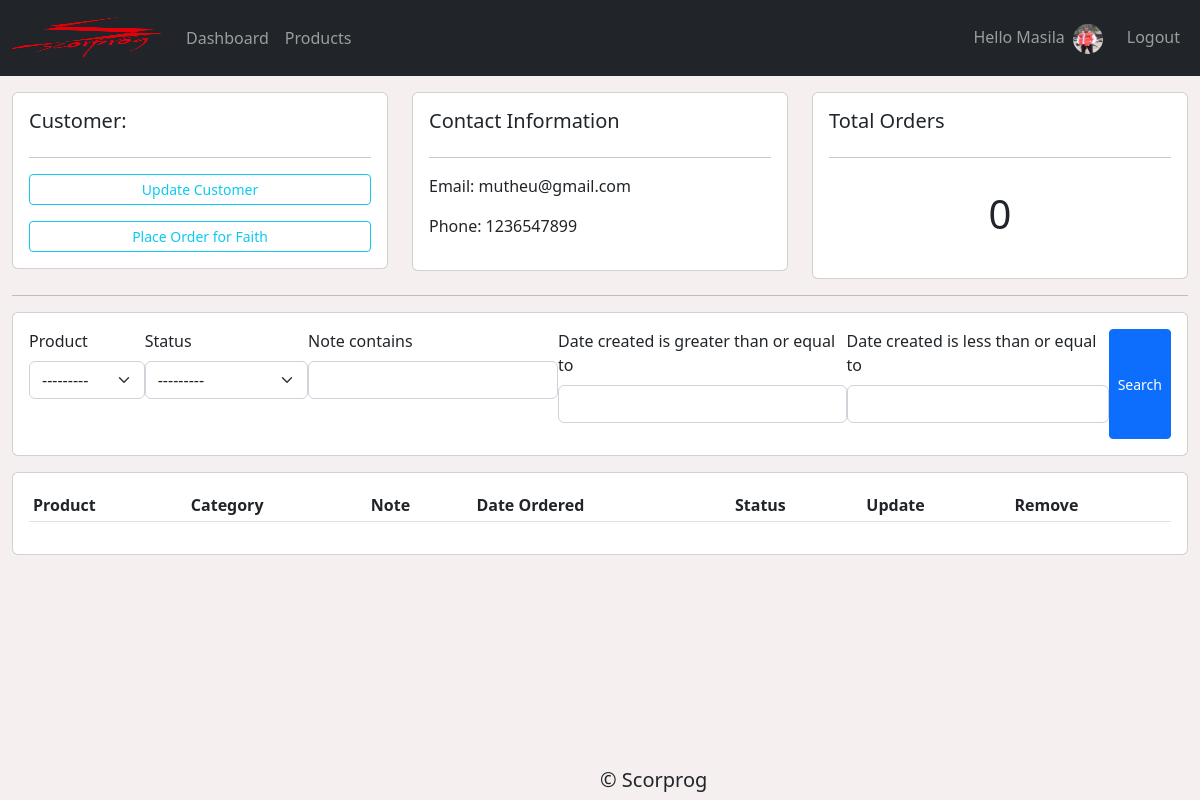
The page /customer/7/ (signed in) on the database its author committed.
### accounts/models.py (models this page shows, shortened)
class Customer(models.Model):
    user = models.OneToOneField(User, null=True, on_delete=models.CASCADE)
    first_name = models.CharField(max_length=100, null=True)
    last_name = models.CharField(max_length=100, null=True)
    email = models.EmailField(max_length=100, null=True)
    profile_pic = models.ImageField(null=True, blank=True, default="Blank.png")
    phone = models.CharField(null=True, unique=True, max_length=50)
    date_created = models.DateTimeField(auto_now_add=True)

### accounts/decorators.py (the view)
        def wrapper(request, *args, **kwargs):
            group = None
            if request.user.groups.exists():
                group = request.user.groups.all()[0].name
            if group in allowed_groups:
                return view_func(request, *args, **kwargs)
            else:
                return HttpResponse("<h1>403 Forbidden</h1>")

### accounts/models.py (called while the page is built)
    def __str__(self):
        return self.product_name

### accounts/views.py (called while the page is built)
@login_required(login_url='/login')
@allowed_access(allowed_groups=['admin','employee'])
def customers(request, id):
    customer = Customer.objects.get(id=id)
    orders = customer.order_set.all()
    my_filter = OrderFilter(request.GET, queryset=orders)
    orders = my_filter.qs
    context = {
        'customer': customer,
        'orders': orders,
        'filter': my_filter
    }
    return render(request, 'accounts/customer.html', context)

### accounts/templates/accounts/customer.html (shortened to what this page needs)
{% extends 'accounts/base.html'%}
{% load crispy_forms_tags %}
{% block content %}
<div class="container-fluid mt-3">
    <div class="row mb-3">
        <div class="col-md">
            <div class="card card-body">
                <h5>Customer: </h5>
                <hr>
                <a href="" class="btn btn-outline-info btn-sm btn-block mb-3">Update Customer</a>
                <a href="{% url 'create_order' customer.id %}" class="btn btn-outline-info btn-sm btn-block">Place Order
                    for {{ customer.first_name }}</a>
            </div>
        </div>
        <div class="col-md">
            <div class="card card-body">
                <h5>Contact Information</h5>
                <hr>
                <p>Email: {{ customer.email }}</p>
                <p>Phone: {{ customer.phone }}</p>
            </div>
        </div>
        <div class="col-md">
            <div class="card card-body">
                <h5>Total Orders</h5>
                <hr>
                <h1 class="text-center p-3">{{ orders.count }}</h1>
            </div>
        </div>
    </div>
    <hr>
    <div class="row mb-3">
        <div class="col">
            <div class="card card-body">
                <form method="GET">
                    <div class="d-flex justify-content-evenly">
                        {{ filter.form | crispy }}
                        <button class="btn btn-sm btn-primary" type="submit">Search</button>
                    </div>
                </form>
            </div>
        </div>
    </div>
    <div class="row mb-3">
        <div class="col-md">
            <div class="card card-body">
                <table class="table table-sm">
                    <tr>
                        <th>Product</th>
                        <th>Category</th>
                        <th>Note</th>
                        <th>Date Ordered</th>
                        <th>Status</th>
                        <th>Update</th>
                        {% for group in user.groups.all %}
                        {% if group.name == 'admin' %}
                        <th>Remove</th>
                        {% endif %}
                        {% endfor %}
                    </tr>
                </table>
            </div>
        </div>
    </div>
</div>
{% endblock content%}

### accounts/templates/accounts/navbar.html (shortened to what this page needs)
{% load static %}
<nav class="navbar navbar-dark navbar-expand-lg bg-dark">
    <div class="container-fluid">
        <a class="navbar-brand" href="{% url 'home' %}"><img src="{% static 'images/logo.png' %}" alt="scorprog logo"
                id="img-logo"></a>
        <div class="collapse navbar-collapse" id="navbarNavDropdown">
            <ul class="navbar-nav">
                {% for groups in user.groups.all %}
                {% if groups.name == 'admin' or groups.name == 'employee' %}
                <li class="nav-item">
                    <a class="nav-link" aria-current="page" href="{% url 'home' %}">Dashboard</a>
                </li>
                <li class="nav-item">
                    <a class="nav-link" href="{% url 'products' %}">Products</a>
                </li>
                {% endif %}
                {% endfor %}
            </ul>
            <ul class="navbar-nav ms-auto">
                {% if not user.is_authenticated %}
                <li class="nav-item">
                    <a class="nav-link" href="{% url 'login' %}">login</a>
                </li>
                <li class="nav-item">
                    <a class="nav-link" href="{% url 'register' %}">Signup</a>
                </li>
                {% else %}
                <li class="nav-item">
                    <span class="nav-link">Hello {{ user|capfirst }}</span>
                </li>
                {% if user.customer.profile_pic %}
                <a class="navbar-brand" href="{% url 'settings' %}"><img src="{{ user.customer.profile_pic.url }}"
                        alt="scorprog logo" id="profile-logo"></a>
                {% endif %}
                <li class="nav-item">
                    <a class="nav-link" href="{% url 'logout' %}">Logout</a>
                </li>
                {% endif %}
            </ul>
        </div>
    </div>
</nav>

### static/css/main.css (style rules this page uses)
body { margin: 0; padding: 0; height: 100%; background: #f5efef !important; }
#img-logo { min-height: 30px; max-height: 50px; max-width: 200px; width: 150px; }
#profile-logo { height: 30px; width: 30px; max-height: 30px; max-width: 30px; border-radius: 50%; }

### rows shown on the page
Customer: first_name "Faith", email "mutheu@gmail.com", phone "1236547899"

### other values the page prints
{{ user|capfirst }} "Masila"
{{ orders.count }} "0"
